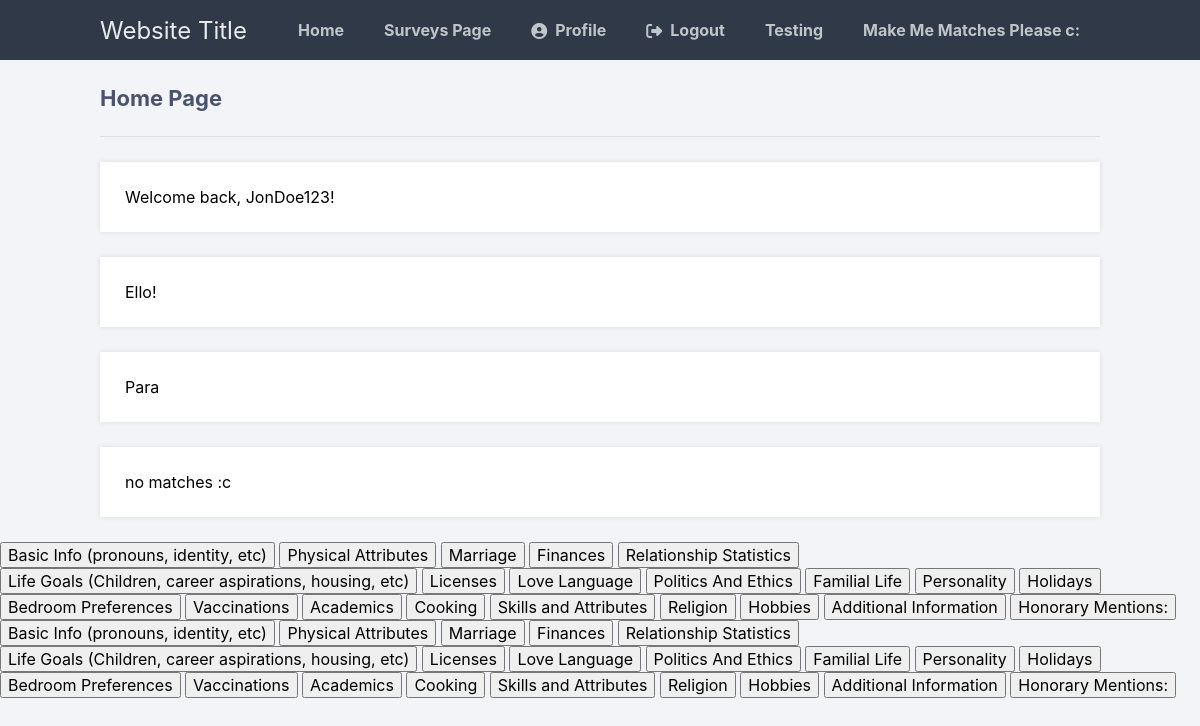
Before: /home.php (signed in) with the older database file.
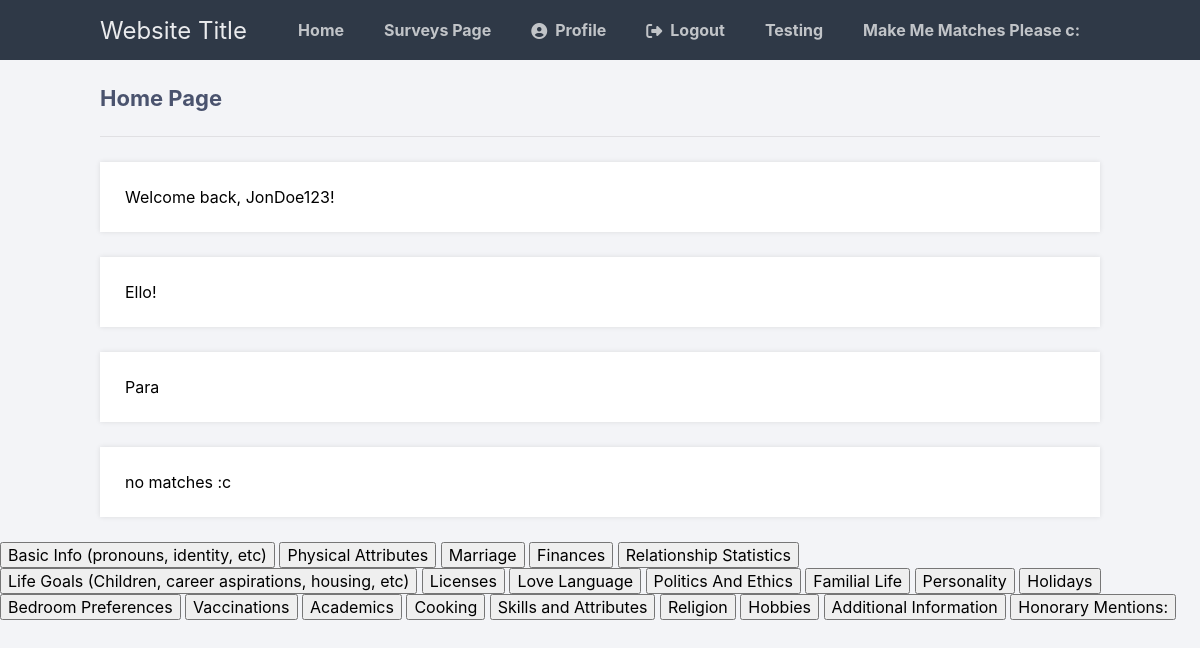
After: the same page with the newer database file.
### tables this page shows
CREATE TABLE IF NOT EXISTS  survey_tb(survey_ID INTEGER AUTO_INCREMENT PRIMARY KEY, surveyTopic TINYTEXT);

### home.php (the view, shortened to what this page needs)
<?php
$DATABASE_HOST = 'localhost';
$DATABASE_USER = 'root';
$DATABASE_PASS = '';
$DATABASE_NAME = 'fusion_flirt_db';
$con = mysqli_connect($DATABASE_HOST, $DATABASE_USER, $DATABASE_PASS, $DATABASE_NAME);
?>
<!DOCTYPE html>
<html>
	<head>
		<link href="style.css" rel="stylesheet" type="text/css">
		<link rel="stylesheet" href="https://cdnjs.cloudflare.com/ajax/libs/font-awesome/6.2.0/css/all.min.css">
	</head>
	<body class="loggedin">
		<nav class="navtop">
			<div>
				<h1>Website Title</h1>
				<a href="home.php">Home</a>
				<a href="surveys_page.php">Surveys Page</a>
				<a href="profile.php"><i class="fas fa-user-circle"></i>Profile</a>
				<a href="logout.php"><i class="fas fa-sign-out-alt"></i>Logout</a>
				<a href="showprofile.php"></i>Testing</a>
				<a href="create_matches.php"></i>Make Me Matches Please c:</a>
			</div>
		</nav>
		<div class="content">
			<h2>Home Page</h2>
			<p>Welcome back, <?=$_SESSION['name']?>!</p>
			<p>Ello!</p>
			<p>Para</p>
			<p>
			<?php
			$user_ID = $_SESSION["id"];
			$matches = array();
			if (sizeof($matches) > 0){
				$new_match = array_pop($matches);
				$matches_user_ID = $new_match['users_ID'];
				echo 'users ID = '.$matches_user_ID;
				$stmt = $con->prepare('SELECT username, firstname, surname, dateOfBirth, fk_contact_ID, fk_profile_ID FROM users_tb WHERE user_ID = ?');
				$stmt->bind_param('i', $matches_user_ID);
				$stmt->execute();
				$stmt->bind_result($uname, $fname, $sname, $dob, $contact_ID, $profile_ID);
				$stmt->fetch();
				$stmt->close();
				echo '<br>Username - '.$uname;
				echo '<br>Firstname - '.$fname;
				echo '<br>Surname - '.$sname;
				echo '<br>Date Of Birth - '.$dob;
				$stmt = $con->prepare('SELECT fk_bio_ID FROM profile_tb WHERE profile_ID = ?');
				$stmt->bind_param('i', $profile_ID);
				$stmt->execute();
				$stmt->bind_result($biography_ID);
				$stmt->fetch();
				$stmt->close();
				$stmt = $con->prepare('SELECT bio FROM biography_tb WHERE bio_ID = ?');
				$stmt->bind_param('i', $biography_ID);
				$stmt->execute();
				$stmt->bind_result($biography);
				$stmt->fetch();
				$stmt->close();
				echo '<br>Biography - '.$biography;
				?>
				<form method='POST'>
					<button type='submit' value='reject' name='respond'>Reject</button>
					<button type='submit' value='accept' name='respond'>Accept</button>
				</form>
				<?php
				if (isset($_POST['respond'])){
					$match_ID = $new_match['match_ID'];
					if ($_POST['respond'] === 'accept'){
						$user1Or2 = $new_match['user1OrUser2'];
						$responded = True;
						$accept = True;
						if ($user1Or2 === 'user1'){
							$stmt = $con->prepare('UPDATE matches_tb  SET user1Responded = ?, accepted = ? WHERE fk_user1_ID = ?');
							echo $responded, $accept, $user_ID;
							$stmt->bind_param('iii', $responded, $accept, $user_ID);
							$stmt->execute();
							$stmt->close();
						}else{
							$stmt = $con->prepare('UPDATE matches_tb  SET user2Responded = ?, accepted = ? WHERE fk_user2_ID = ?');
							$stmt->bind_param('iii', $responded, $accept, $user_ID);
							$stmt->execute();
							$stmt->close();
						}
					}else{
						$stmt = $con->prepare('DELETE FROM matches_tb  WHERE match_ID = ?');
						$stmt->bind_param('i', $match_ID);
						$stmt->execute();
						$stmt->close();
					}
				}
			} else{
				echo "no matches :c";
			}
			?>
			</p>
		</div>
	</body>
				<?php
				if ($stmt = $con->prepare('SELECT survey_ID, surveyTopic FROM survey_tb')) {
					$stmt->execute();
					$result = $stmt->get_result();
					foreach ($result as $row){
					?><button name="survey" type="submit" value="<?php echo $row['survey_ID'] ?>">
					<?php echo $row['surveyTopic'] ?>
					</button>
					<?php
					}
				}?>
</html>

### style.css (style rules this page uses)
* { box-sizing: border-box; font-family: -apple-system, BlinkMacSystemFont, "segoe ui", roboto, oxygen, ubuntu, cantarell, "fira sans", "droid sans", "helvetica neue", Arial, sans-serif; font-size: 16px; }
body { background-color: #435165; }
.navtop { background-color: #2f3947; height: 60px; width: 100%; border: 0; }
.navtop div { display: flex; margin: 0 auto; width: 1000px; height: 100%; }
.navtop div h1, .navtop div a { display: inline-flex; align-items: center; }
.navtop div h1 { flex: 1; font-size: 24px; padding: 0; margin: 0; color: #eaebed; font-weight: normal; }
.navtop div a { padding: 0 20px; text-decoration: none; color: #c1c4c8; font-weight: bold; }
.navtop div a i { padding: 2px 8px 0 0; }
body.loggedin { background-color: #f3f4f7; }
.content { width: 1000px; margin: 0 auto; }
.content h2 { margin: 0; padding: 25px 0; font-size: 22px; border-bottom: 1px solid #e0e0e3; color: #4a536e; }
.content > p, .content > div { box-shadow: 0 0 5px 0 rgba(0, 0, 0, 0.1); margin: 25px 0; padding: 25px; background-color: #fff; }
body { background-color: #435165; margin: 0; }

Changed rows visible on the page:
removed survey_tb: $row['survey_ID'] 22 (drawn), surveyTopic "Basic Info (pronouns, identity, etc)"
removed survey_tb: $row['survey_ID'] 23 (drawn), surveyTopic "Physical Attributes"
removed survey_tb: $row['survey_ID'] 24 (drawn), surveyTopic "Marriage"
removed survey_tb: $row['survey_ID'] 25 (drawn), surveyTopic "Finances"
removed survey_tb: $row['survey_ID'] 26 (drawn), surveyTopic "Relationship Statistics"
removed survey_tb: $row['survey_ID'] 27 (drawn), surveyTopic "Life Goals (Children, career aspirations, housing, etc)"
removed survey_tb: $row['survey_ID'] 28 (drawn), surveyTopic "Licenses"
removed survey_tb: $row['survey_ID'] 29 (drawn), surveyTopic "Love Language"
removed survey_tb: $row['survey_ID'] 30 (drawn), surveyTopic "Politics And Ethics"
removed survey_tb: $row['survey_ID'] 31 (drawn), surveyTopic "Familial Life"
removed survey_tb: $row['survey_ID'] 32 (drawn), surveyTopic "Personality"
removed survey_tb: $row['survey_ID'] 33 (drawn), surveyTopic "Holidays"
removed survey_tb: $row['survey_ID'] 34 (drawn), surveyTopic "Bedroom Preferences"
removed survey_tb: $row['survey_ID'] 35 (drawn), surveyTopic "Vaccinations"
removed survey_tb: $row['survey_ID'] 36 (drawn), surveyTopic "Academics"
removed survey_tb: $row['survey_ID'] 37 (drawn), surveyTopic "Cooking"
removed survey_tb: $row['survey_ID'] 38 (drawn), surveyTopic "Skills and Attributes"
removed survey_tb: $row['survey_ID'] 39 (drawn), surveyTopic "Religion"
removed survey_tb: $row['survey_ID'] 40 (drawn), surveyTopic "Hobbies"
removed survey_tb: $row['survey_ID'] 41 (drawn), surveyTopic "Additional Information"
removed survey_tb: $row['survey_ID'] 42 (drawn), surveyTopic "Honorary Mentions:"
